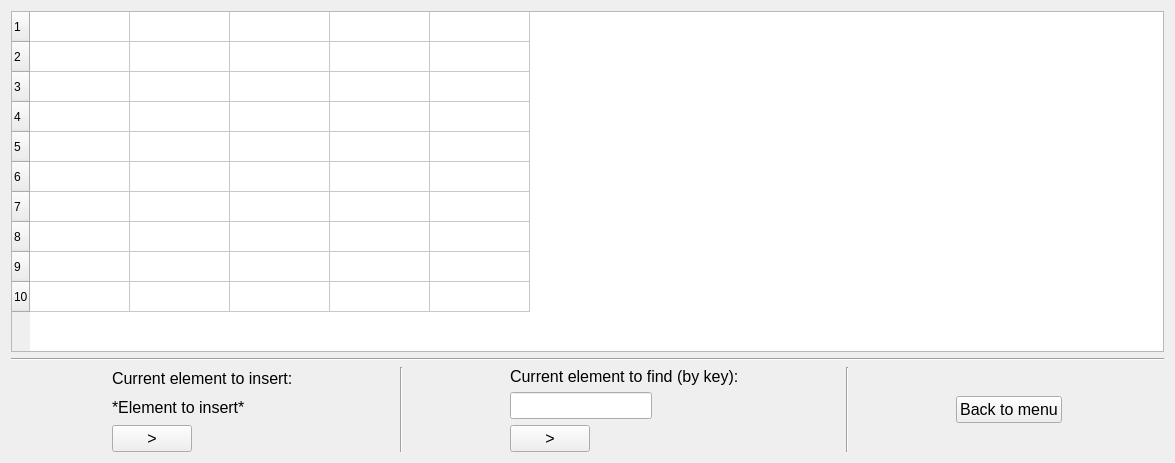
<?xml version="1.0" encoding="UTF-8"?>
<ui version="4.0">
 <class>SimulationChainedHashTable</class>
 <widget class="QWidget" name="SimulationChainedHashTable">
  <property name="geometry">
   <rect>
    <x>0</x>
    <y>0</y>
    <width>1175</width>
    <height>463</height>
   </rect>
  </property>
  <property name="windowTitle">
   <string>Form</string>
  </property>
  <layout class="QVBoxLayout" name="verticalLayout_3">
   <item>
    <widget class="QTableWidget" name="tableWidget">
     <property name="autoFillBackground">
      <bool>false</bool>
     </property>
     <property name="editTriggers">
      <set>QAbstractItemView::NoEditTriggers</set>
     </property>
     <property name="alternatingRowColors">
      <bool>false</bool>
     </property>
     <property name="selectionMode">
      <enum>QAbstractItemView::NoSelection</enum>
     </property>
     <property name="textElideMode">
      <enum>Qt::ElideLeft</enum>
     </property>
     <property name="showGrid">
      <bool>true</bool>
     </property>
     <property name="rowCount">
      <number>10</number>
     </property>
     <property name="columnCount">
      <number>5</number>
     </property>
     <attribute name="horizontalHeaderVisible">
      <bool>false</bool>
     </attribute>
     <attribute name="horizontalHeaderCascadingSectionResizes">
      <bool>false</bool>
     </attribute>
     <attribute name="verticalHeaderHighlightSections">
      <bool>true</bool>
     </attribute>
     <row/>
     <row/>
     <row/>
     <row/>
     <row/>
     <row/>
     <row/>
     <row/>
     <row/>
     <row/>
     <column/>
     <column/>
     <column/>
     <column/>
     <column/>
    </widget>
   </item>
   <item>
    <widget class="Line" name="line_2">
     <property name="minimumSize">
      <size>
       <width>3</width>
       <height>0</height>
      </size>
     </property>
     <property name="orientation">
      <enum>Qt::Horizontal</enum>
     </property>
    </widget>
   </item>
   <item>
    <layout class="QHBoxLayout" name="horizontalLayout">
     <item>
      <layout class="QVBoxLayout" name="verticalLayout">
       <item>
        <widget class="QLabel" name="curInsertElementLabel">
         <property name="font">
          <font>
           <pointsize>12</pointsize>
          </font>
         </property>
         <property name="text">
          <string>&lt;html&gt;&lt;head/&gt;&lt;body&gt;&lt;p&gt;Current element to insert:&lt;/p&gt;&lt;/body&gt;&lt;/html&gt;</string>
         </property>
        </widget>
       </item>
       <item>
        <widget class="QLabel" name="curInsertElement">
         <property name="font">
          <font>
           <pointsize>12</pointsize>
          </font>
         </property>
         <property name="text">
          <string>*Element to insert*</string>
         </property>
        </widget>
       </item>
       <item>
        <widget class="QPushButton" name="nextInsertButton">
         <property name="sizePolicy">
          <sizepolicy hsizetype="Fixed" vsizetype="Fixed">
           <horstretch>0</horstretch>
           <verstretch>0</verstretch>
          </sizepolicy>
         </property>
         <property name="font">
          <font>
           <pointsize>12</pointsize>
          </font>
         </property>
         <property name="text">
          <string>&gt;</string>
         </property>
        </widget>
       </item>
      </layout>
     </item>
     <item>
      <widget class="Line" name="line">
       <property name="enabled">
        <bool>true</bool>
       </property>
       <property name="minimumSize">
        <size>
         <width>3</width>
         <height>0</height>
        </size>
       </property>
       <property name="orientation">
        <enum>Qt::Vertical</enum>
       </property>
      </widget>
     </item>
     <item>
      <layout class="QVBoxLayout" name="verticalLayout_2">
       <item>
        <widget class="QLabel" name="keyToFindLabel">
         <property name="font">
          <font>
           <pointsize>12</pointsize>
          </font>
         </property>
         <property name="text">
          <string>Current element to find (by key):</string>
         </property>
        </widget>
       </item>
       <item>
        <widget class="QLineEdit" name="keyToFindInput">
         <property name="sizePolicy">
          <sizepolicy hsizetype="Fixed" vsizetype="Fixed">
           <horstretch>0</horstretch>
           <verstretch>0</verstretch>
          </sizepolicy>
         </property>
         <property name="font">
          <font>
           <pointsize>12</pointsize>
          </font>
         </property>
        </widget>
       </item>
       <item>
        <widget class="QPushButton" name="nextFindButton">
         <property name="sizePolicy">
          <sizepolicy hsizetype="Fixed" vsizetype="Fixed">
           <horstretch>0</horstretch>
           <verstretch>0</verstretch>
          </sizepolicy>
         </property>
         <property name="font">
          <font>
           <pointsize>12</pointsize>
          </font>
         </property>
         <property name="text">
          <string>&gt;</string>
         </property>
        </widget>
       </item>
      </layout>
     </item>
     <item>
      <widget class="Line" name="line_3">
       <property name="orientation">
        <enum>Qt::Vertical</enum>
       </property>
      </widget>
     </item>
     <item>
      <widget class="QPushButton" name="backToMenuButton">
       <property name="sizePolicy">
        <sizepolicy hsizetype="Fixed" vsizetype="Fixed">
         <horstretch>0</horstretch>
         <verstretch>0</verstretch>
        </sizepolicy>
       </property>
       <property name="font">
        <font>
         <pointsize>12</pointsize>
        </font>
       </property>
       <property name="text">
        <string>Back to menu</string>
       </property>
      </widget>
     </item>
    </layout>
   </item>
  </layout>
 </widget>
 <resources/>
 <connections/>
</ui>
